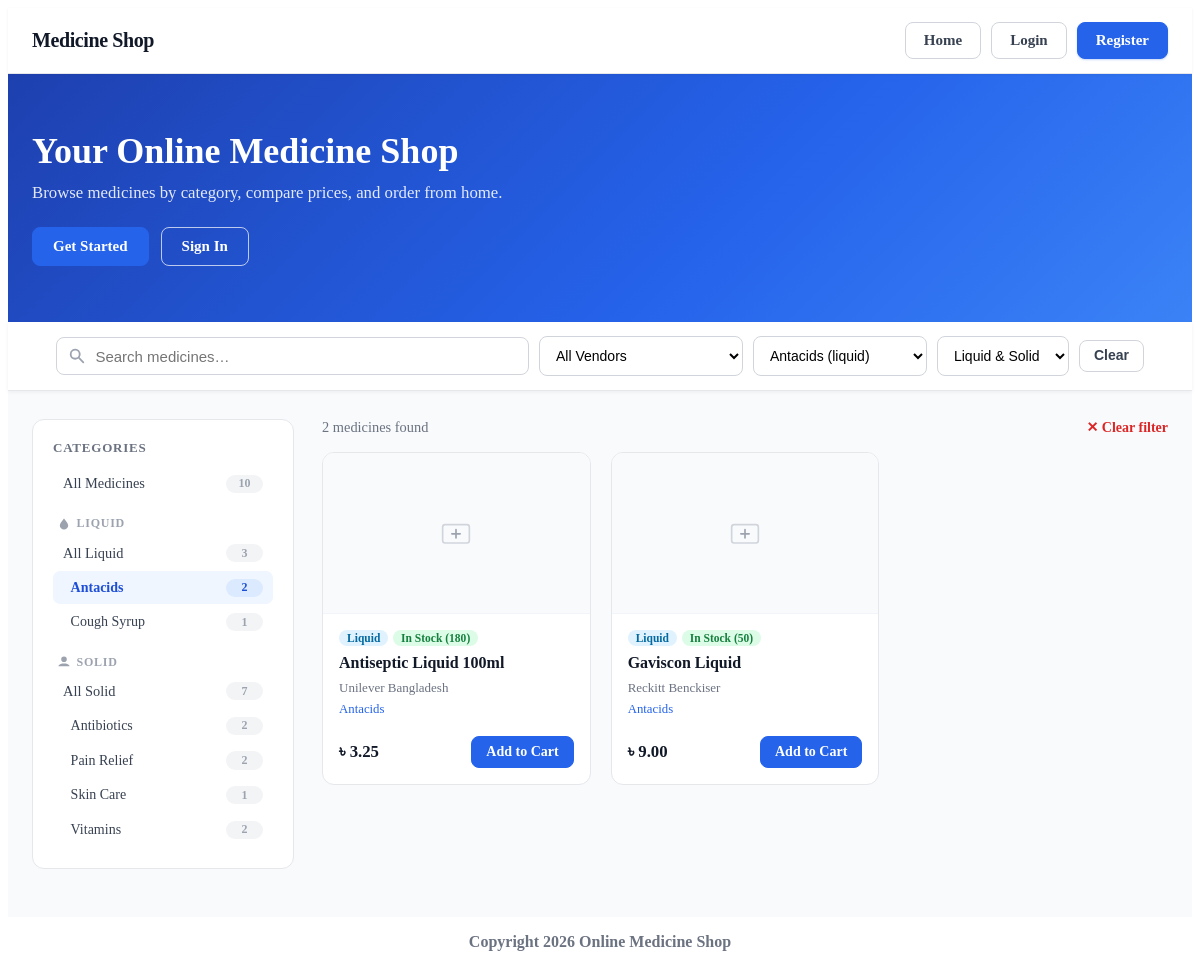
Screenshot of /index.php?category=5 with the database file from the repository.
### tables this page shows
CREATE TABLE categories (
    id INT AUTO_INCREMENT PRIMARY KEY,
    name VARCHAR(255) NOT NULL,
    category_type ENUM('liquid', 'solid') NOT NULL,
    created_at TIMESTAMP NOT NULL DEFAULT CURRENT_TIMESTAMP
);

CREATE TABLE medicines (
    id INT AUTO_INCREMENT PRIMARY KEY,
    name VARCHAR(255) NOT NULL,
    category_id INT  NOT NULL,
    vendor_name VARCHAR(255) NOT NULL,
    price DECIMAL(10, 2) NOT NULL,
    availability INT  NOT NULL DEFAULT 0 COMMENT 'stock quantity',
    description TEXT NULL,
    image_path VARCHAR(500) NULL,
    created_at TIMESTAMP NOT NULL DEFAULT CURRENT_TIMESTAMP
);

### views/layout.php (called while the page is built)
<?php include __DIR__ . '/partials/header.php'; ?>
    <?php include $view; ?>
<?php include __DIR__ . '/partials/footer.php'; ?>

### controller/shopController.php (called while the page is built, shortened)
<?php
function shop_home(): void
{
    $conn = getConnection();
    $catResult  = mysqli_query($conn, "
        SELECT c.id, c.name, c.category_type,
               COUNT(m.id) AS medicine_count
        FROM categories c
        LEFT JOIN medicines m ON m.category_id = c.id
        GROUP BY c.id
        ORDER BY c.category_type, c.name
    ");
    $categories = mysqli_fetch_all($catResult, MYSQLI_ASSOC);
    $activeCategoryId = isset($_GET['category']) ? (int)$_GET['category'] : 0;
    $activeType       = in_array($_GET['type'] ?? '', ['liquid', 'solid'])
                        ? $_GET['type'] : '';
    $sql    = "SELECT m.*, c.name AS category_name, c.category_type
               FROM medicines m
               LEFT JOIN categories c ON m.category_id = c.id
               WHERE 1=1";
    $params = [];
    $types  = '';
    if ($activeCategoryId > 0) {
        $sql    .= " AND m.category_id = ?";
        $params[] = $activeCategoryId;
        $types  .= 'i';
    }
    $sql .= " ORDER BY m.name ASC";
    $stmt = mysqli_prepare($conn, $sql);
    if (!empty($params)) {
        mysqli_stmt_bind_param($stmt, $types, ...$params);
    }
    mysqli_stmt_execute($stmt);
    $medicines = mysqli_fetch_all(mysqli_stmt_get_result($stmt), MYSQLI_ASSOC);
    $layout = __DIR__ . '/../views/layout.php';
    include $layout;
}

### views/home.php (the view, shortened to what this page needs)
<?php include __DIR__ . '/partials/navbar.php'; ?>
<div class="shop-wrap">
    <section class="shop-hero">
        <div class="shop-hero__inner">
            <div class="shop-hero__text">
                <?php if (!empty($_SESSION['user_id'])): ?>
                    <h1>Welcome back, <?php echo htmlspecialchars($_SESSION['name']); ?>!</h1>
                    <p>Browse our latest medicines and find what you need.</p>
                <?php else: ?>
                    <h1>Your Online Medicine Shop</h1>
                    <p>Browse medicines by category, compare prices, and order from home.</p>
                    <div class="shop-hero__cta">
                        <a href="index.php?page=register" class="btn btn--primary">Get Started</a>
                        <a href="index.php?page=login"    class="btn btn--outline">Sign In</a>
                    </div>
                <?php endif; ?>
            </div>
        </div>
    </section>
    <section class="shop-search-bar">
        <div class="shop-inner">
            <div class="search-row">
                <div class="search-input-wrap">
                    <input type="text" id="search-q" class="search-input" placeholder="Search medicines…" autocomplete="off"
                           value="<?php echo htmlspecialchars($_GET['q'] ?? ''); ?>">
                </div>
                <select id="filter-vendor" class="search-select">
                    <option value="">All Vendors</option>
                </select>
                <select id="filter-genre" class="search-select">
                    <?php foreach ($categories as $cat): ?>
                        <option value="<?php echo $cat['id']; ?>"
                            <?php echo (($activeCategoryId ?? 0) === (int)$cat['id']) ? 'selected' : ''; ?>>
                            <?php echo htmlspecialchars($cat['name']); ?>
                            (<?php echo $cat['category_type']; ?>)
                        </option>
                    <?php endforeach; ?>
                </select>
                <select id="filter-type" class="search-select">
                    <option value="">Liquid &amp; Solid</option>
                </select>
                <button id="btn-clear-search" class="btn btn--ghost btn--sm" type="button">Clear</button>
            </div>
        </div>
    </section>
    <div class="shop-inner shop-layout">
        <aside class="cat-sidebar">
            <h2 class="cat-sidebar__title">Categories</h2>
            <?php
            $liquidCats = array_filter($categories, fn($c) => $c['category_type'] === 'liquid');
            $solidCats  = array_filter($categories, fn($c) => $c['category_type'] === 'solid');
            ?>
            <a href="index.php"
               class="cat-item <?php echo ($activeCategoryId === 0 && $activeType === '') ? 'cat-item--active' : ''; ?>">
                <span class="cat-item__name">All Medicines</span>
                <span class="cat-item__count"><?php echo array_sum(array_column($categories, 'medicine_count')); ?></span>
            </a>
            <?php if (!empty($liquidCats)): ?>
                <div class="cat-type-label">
                    <svg viewBox="0 0 20 20" fill="currentColor" width="14" height="14"><path d="M10 2C7 6 4 9 4 12a6 6 0 0012 0c0-3-3-6-6-10z"/></svg>
                    Liquid
                </div>
                <a href="index.php?type=liquid"
                   class="cat-item <?php echo ($activeType === 'liquid' && $activeCategoryId === 0) ? 'cat-item--active' : ''; ?>">
                    <span class="cat-item__name">All Liquid</span>
                    <span class="cat-item__count"><?php echo array_sum(array_column(array_values($liquidCats), 'medicine_count')); ?></span>
                </a>
                <?php foreach ($liquidCats as $cat): ?>
                    <a href="index.php?category=<?php echo $cat['id']; ?>"
                       class="cat-item cat-item--sub <?php echo ($activeCategoryId === (int)$cat['id']) ? 'cat-item--active' : ''; ?>">
                        <span class="cat-item__name"><?php echo htmlspecialchars($cat['name']); ?></span>
                        <span class="cat-item__count"><?php echo $cat['medicine_count']; ?></span>
                    </a>
                <?php endforeach; ?>
            <?php endif; ?>
            <?php if (!empty($solidCats)): ?>
                <div class="cat-type-label">
                    <svg viewBox="0 0 20 20" fill="currentColor" width="14" height="14"><path d="M10 2a4 4 0 100 8 4 4 0 000-8zM2 16s0-4 8-4 8 4 8 4H2z"/></svg>
                    Solid
                </div>
                <a href="index.php?type=solid"
                   class="cat-item <?php echo ($activeType === 'solid' && $activeCategoryId === 0) ? 'cat-item--active' : ''; ?>">
                    <span class="cat-item__name">All Solid</span>
                    <span class="cat-item__count"><?php echo array_sum(array_column(array_values($solidCats), 'medicine_count')); ?></span>
                </a>
                <?php foreach ($solidCats as $cat): ?>
                    <a href="index.php?category=<?php echo $cat['id']; ?>"
                       class="cat-item cat-item--sub <?php echo ($activeCategoryId === (int)$cat['id']) ? 'cat-item--active' : ''; ?>">
                        <span class="cat-item__name"><?php echo htmlspecialchars($cat['name']); ?></span>
                        <span class="cat-item__count"><?php echo $cat['medicine_count']; ?></span>
                    </a>
                <?php endforeach; ?>
            <?php endif; ?>
        </aside>
        <main class="medicine-main">
            <div class="results-header">
                <span class="results-count" id="results-count">
                    <?php echo count($medicines); ?> medicine<?php echo count($medicines) !== 1 ? 's' : ''; ?> found
                </span>
                <?php if ($activeCategoryId > 0 || $activeType !== ''): ?>
                    <a href="index.php" class="results-clear">&#x2715; Clear filter</a>
                <?php endif; ?>
            </div>
            <div class="medicine-grid" id="medicine-grid">
                <?php if (empty($medicines)): ?>
                    <div class="empty-state" id="empty-state">
                        <svg viewBox="0 0 64 64" fill="none" width="56" height="56">
                            <circle cx="32" cy="32" r="30" stroke="#d1d5db" stroke-width="2"/>
                            <path d="M22 32h20M32 22v20" stroke="#9ca3af" stroke-width="2.5" stroke-linecap="round"/>
                        </svg>
                        <p>No medicines found.</p>
                        <a href="index.php" class="btn btn--ghost btn--sm">Reset filters</a>
                    </div>
                <?php else: ?>
                    <?php foreach ($medicines as $med): ?>
                        <?php include __DIR__ . '/partials/medicine_card.php'; ?>
                    <?php endforeach; ?>
                <?php endif; ?>
            </div>
        </main>
    </div>
</div>

### views/partials/medicine_card.php
<?php
$inStock = (int)($med['availability'] ?? 0) > 0;
?>
<div class="med-card">
    <div class="med-card__media">
        <?php if (!empty($med['image_path']) && file_exists($med['image_path'])): ?>
            <img src="<?php echo htmlspecialchars($med['image_path']); ?>"
                 alt="<?php echo htmlspecialchars($med['name']); ?>"
                 class="med-card__img" loading="lazy">
        <?php else: ?>
            <div class="med-card__img-placeholder">
                <svg viewBox="0 0 48 48" fill="none" width="40" height="40">
                    <rect x="8" y="14" width="32" height="22" rx="3" stroke="#d1d5db" stroke-width="2"/>
                    <path d="M24 20v10M19 25h10" stroke="#9ca3af" stroke-width="2" stroke-linecap="round"/>
                </svg>
            </div>
        <?php endif; ?>
    </div>
    <div class="med-card__body">
        <div class="med-card__badges">
            <?php if (!empty($med['category_type'])): ?>
                <span class="med-badge med-badge--<?php echo htmlspecialchars($med['category_type']); ?>">
                    <?php echo htmlspecialchars($med['category_type']); ?>
                </span>
            <?php endif; ?>
            <?php if ($inStock): ?>
                <span class="med-badge med-badge--stock">In stock (<?php echo (int)$med['availability']; ?>)</span>
            <?php else: ?>
                <span class="med-badge med-badge--out">Out of stock</span>
            <?php endif; ?>
        </div>
        <h3 class="med-card__name"><?php echo htmlspecialchars($med['name']); ?></h3>
        <p class="med-card__vendor"><?php echo htmlspecialchars($med['vendor_name']); ?></p>
        <?php if (!empty($med['category_name'])): ?>
            <p class="med-card__category">
                <a href="index.php?category=<?php echo (int)$med['category_id']; ?>">
                    <?php echo htmlspecialchars($med['category_name']); ?>
                </a>
            </p>
        <?php endif; ?>
        <div class="med-card__footer">
            <span class="med-card__price">৳ <?php echo number_format((float)$med['price'], 2); ?></span>
            <?php if ($inStock): ?>
                <?php if (!empty($_SESSION['user_id']) && ($_SESSION['role'] ?? '') === 'customer'): ?>
                    <div class="med-card__cart-wrap">
                        <input type="number" class="med-card__qty" value="1" min="1"
                               max="<?php echo (int)$med['availability']; ?>"
                               aria-label="Quantity">
                        <button type="button" class="btn btn--primary btn--sm med-card__cart"
                                data-id="<?php echo (int)$med['id']; ?>"
                                data-stock="<?php echo (int)$med['availability']; ?>">
                            Add to Cart
                        </button>
                    </div>
                <?php else: ?>
                    <a href="index.php?page=login" class="btn btn--primary btn--sm">Add to Cart</a>
                <?php endif; ?>
            <?php else: ?>
                <button class="btn btn--ghost btn--sm" disabled>Unavailable</button>
            <?php endif; ?>
        </div>
    </div>
</div>

### rows the page displays
categories: name "Antacids", medicine_count "2"
categories: name "Cough Syrup", medicine_count "1"
categories: name "Antibiotics", medicine_count "2"
categories: name "Pain Relief", medicine_count "2"
categories: name "Skin Care", medicine_count "1"
categories: name "Vitamins", medicine_count "2"
medicines: category.category_type "Liquid", availability "180", name "Antiseptic Liquid 100ml", vendor_name "Unilever Bangladesh", category.name "Antacids", price "3.25", shows "Add to Cart"
medicines: category.category_type "Liquid", availability "50", name "Gaviscon Liquid", vendor_name "Reckitt Benckiser", category.name "Antacids", price "9.00", shows "Add to Cart"

### other values shown
array_sum(array_column($categories, 'medicine_count')) "10"
array_sum(array_column(array_values($liquidCats), 'medicine_count')) "3"
array_sum(array_column(array_values($solidCats), 'medicine_count')) "7"
count($medicines) "2"
form field value "Antacids (liquid)"
